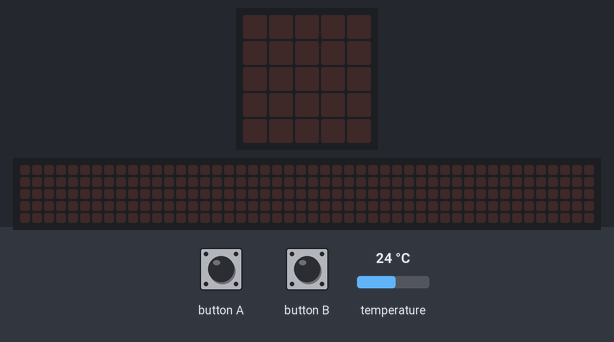
The program below on a simulated BBC micro:bit (MakeCode). On the bench: the board's 5×5 LED display, a strip that is not on the board, showing the scrolling text unrolled. Inputs (shaded band) come from the test bench; at power-on: temperature 24 °C. The 48×5 strip is a reading aid, not a part: it shows the text the display is scrolling, unrolled, one strip-width of it at a time.

Above: at 1.2 s.
1.3 s: button A pressed for 0.15 s
At 4.0 s:
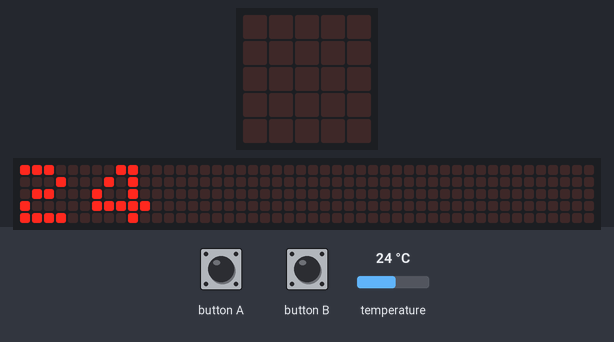
4.3 s: button B pressed for 0.15 s
At 4.7 s:
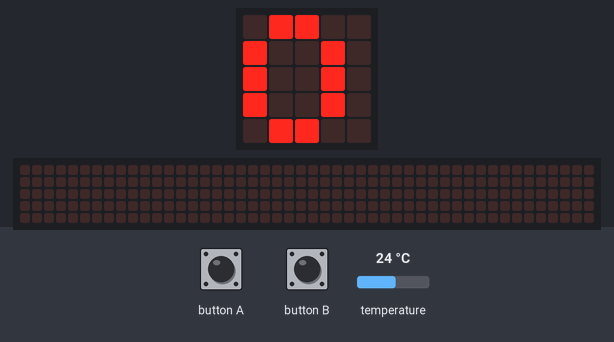
5.9 s: button A pressed for 0.15 s
At 6.12 s:
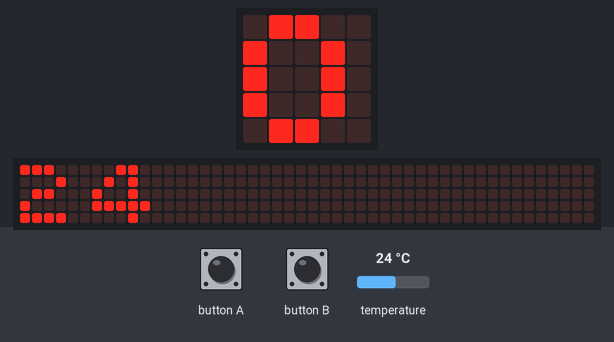
Timing chart, 0 to 8.9 s (numbered marks = the images above; inputs shaded):
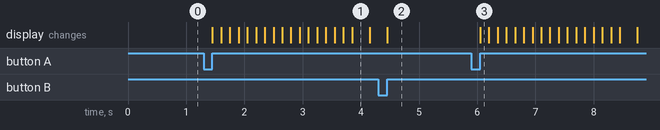

The program:

main.ts
```typescript
radio.onReceivedNumber(function (receivedNumber) {
    utetemp = receivedNumber
})
input.onButtonPressed(Button.A, function () {
    basic.showNumber(input.temperature())
})
input.onButtonPressed(Button.B, function () {
    basic.showNumber(utetemp)
})
let utetemp = 0
radio.setGroup(132)
```

test.ts
```typescript
// testene settes inn her; disse vil ikke kompilert så lenge denne pakken blir brukt som en utvidelse.
```

Measured:
- after the input at 1.3 s, the display: changes after 0.15 s (image 1)
- after the input at 4.3 s, the display: changes after 0.15 s (image 2)
- after the input at 5.9 s, the display: changes after 0.15 s (image 3)
